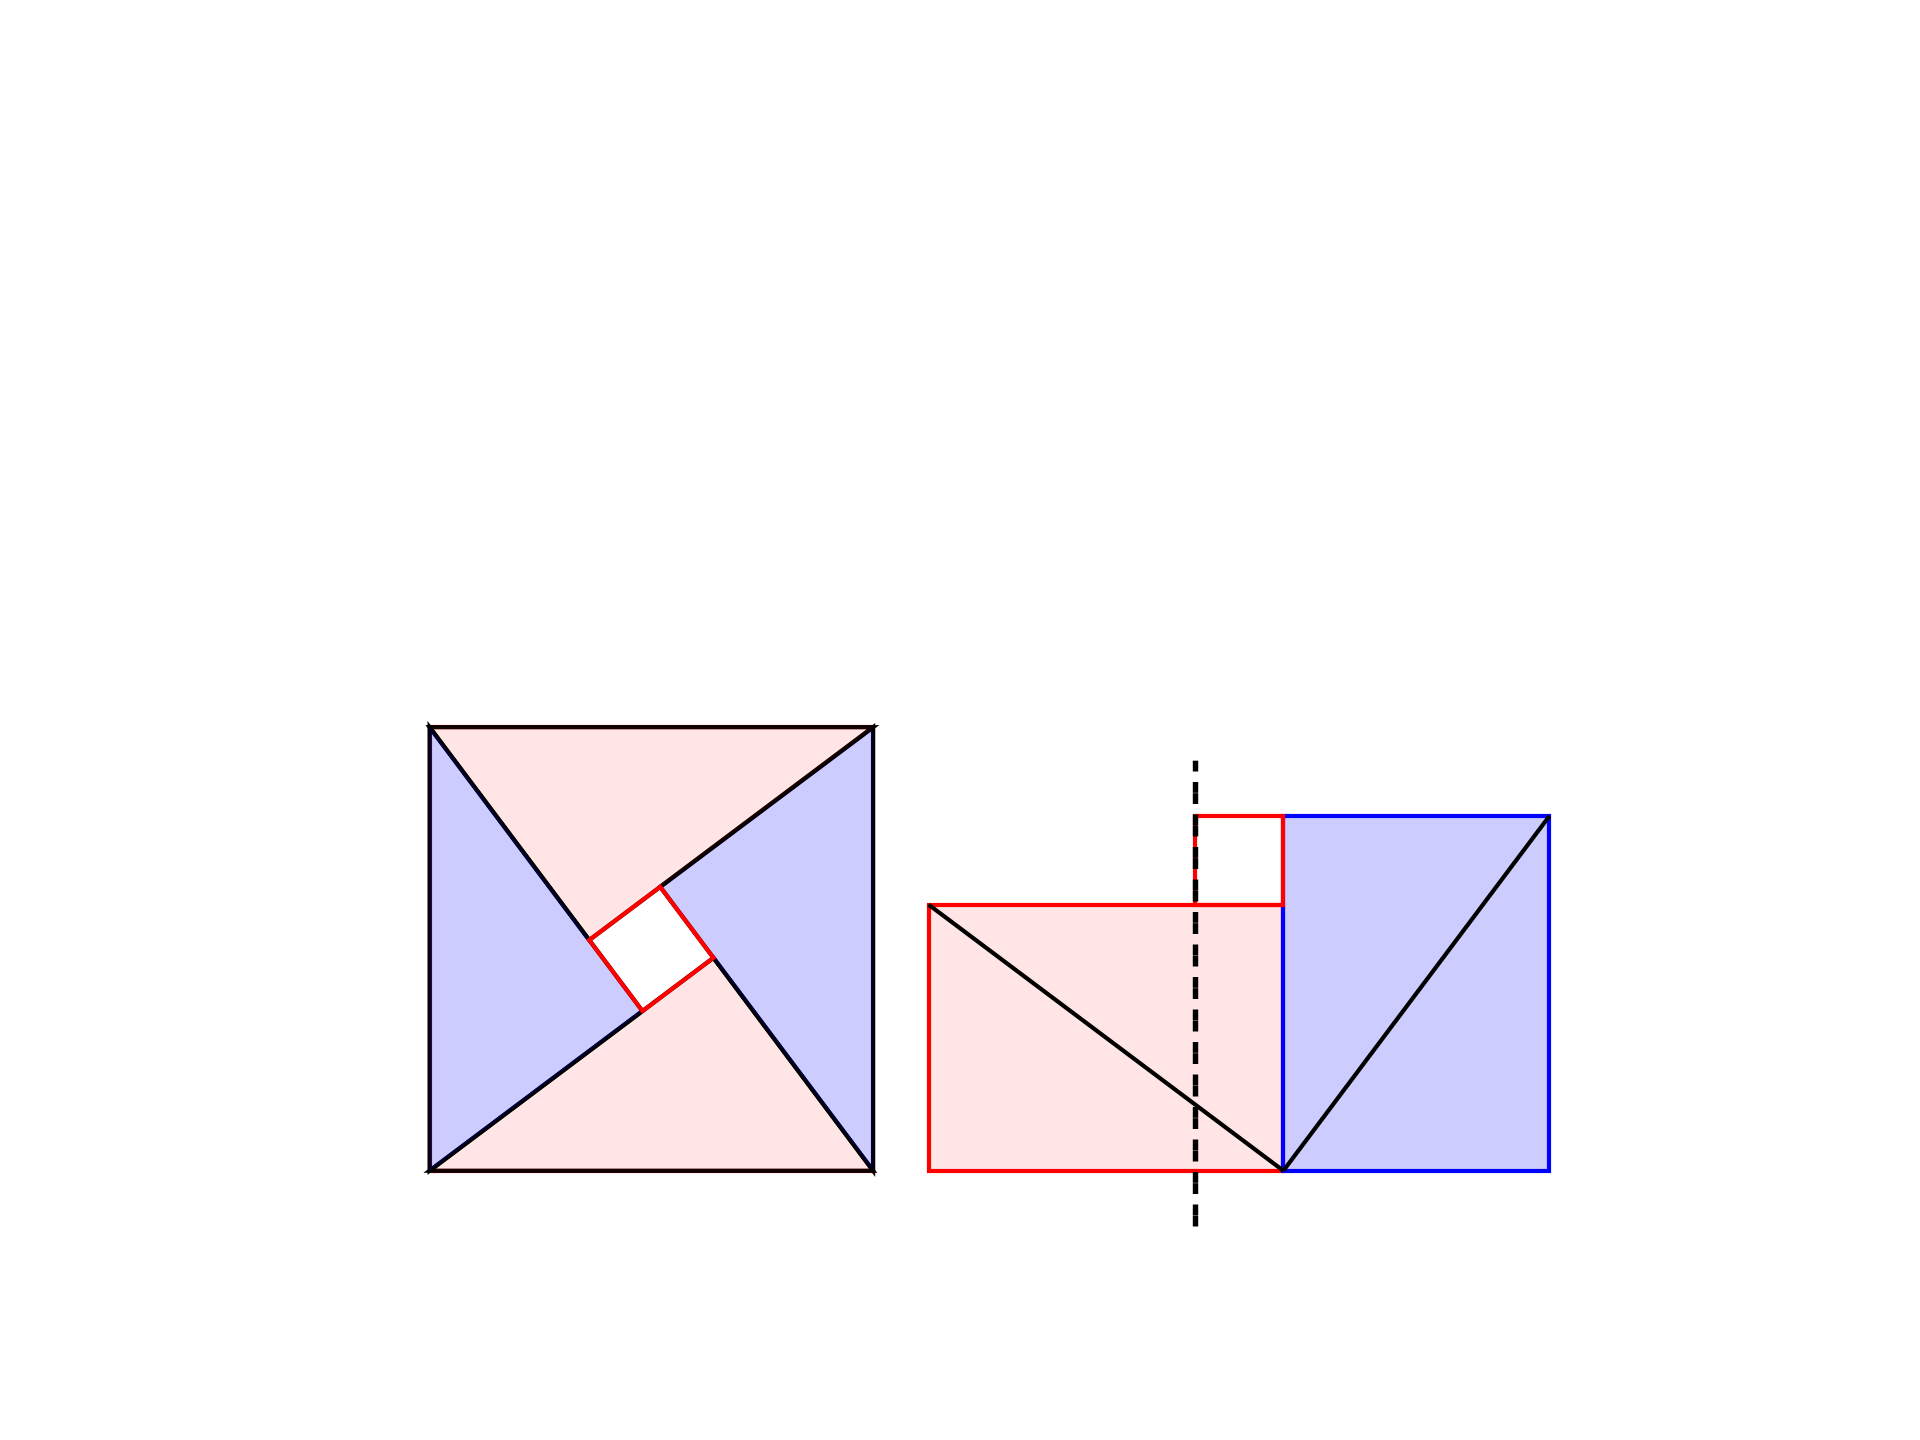

Reproduce this figure in Python.
import matplotlib.pyplot as plt
import numpy as np
import geometry as geo
import math

fig, ax = geo.init()
ax.set(xlim=(0,110), ylim=(0,100))
'''
n = 3
a = 5*n
b = 12*n
c = 13*n
'''

a = 24
b = 32
c = 40
d = b-a

A = geo.Point(50,10)
B = geo.Point(A.x+b,A.y)
C = geo.Point(B.x,B.y+a)
D = geo.Point(A.x,A.y+a)

E = geo.Point(B.x+a,B.y)
F = geo.Point(E.x,E.y+b)
G = geo.Point(B.x,B.y+b)

H = geo.Point(G.x-d,G.y)
I = geo.Point(H.x,C.y)

geo.fpg(ax,[A,B,C,D])
geo.opg(ax,[A,B,C,D])

geo.fpg(ax,[B,E,F,G],fc='b',alpha=0.2)
geo.opg(ax,[B,E,F,G],ec='b')

geo.dlss(ax,[[B,D],[B,F]])

geo.opg(ax,[C,G,H,I])

#-----------------------

P = geo.Point(A.x-45,A.y)
Q = geo.Point(P.x+c,P.y)
R = geo.Point(Q.x,Q.y+c)
S = geo.Point(P.x,P.y+c)

T = geo.xcc([P,a],[S,b])[1]
U = geo.xcc([P,b],[Q,a])[1]
_,_,V,W = geo.get_rectangle_for_line(
        [T,U],f=1.0)

geo.opg(ax,[P,Q,R,S])

geo.opg(ax,[P,U,Q],ec='k')
geo.fpg(ax,[P,U,Q])

geo.opg(ax,[Q,V,R],ec='k')
geo.fpg(ax,[Q,V,R],fc='b',alpha=0.2)

geo.opg(ax,[R,W,S],ec='k')
geo.fpg(ax,[R,W,S])

geo.opg(ax,[S,T,P],ec='k')
geo.fpg(ax,[S,T,P],fc='b',alpha=0.2)


geo.opg(ax,[T,U,V,W])

#-----------------------

X = geo.Point(H.x,A.y-5)
Y = geo.Point(H.x,H.y+5)
geo.dls(ax,[X,Y],ls=(0,(2,4)),lw=1.3)

geo.savefig(plt)
